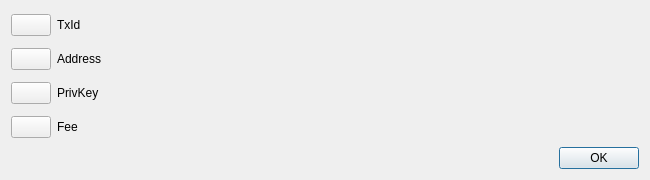
<?xml version="1.0" encoding="UTF-8"?>
<ui version="4.0">
 <class>RevealTxDialog</class>
 <widget class="QDialog" name="RevealTxDialog">
  <property name="geometry">
   <rect>
    <x>0</x>
    <y>0</y>
    <width>650</width>
    <height>180</height>
   </rect>
  </property>
  <property name="windowTitle">
   <string>Transaction Details</string>
  </property>
  <layout class="QVBoxLayout" name="verticalLayout" stretch="0,0,0,0,0">
   <item>
    <layout class="QHBoxLayout" name="horizontalLayout" stretch="0,1,5">
     <item>
      <widget class="QPushButton" name="pushButtonCPID">
       <property name="toolTip">
        <string>Copy transaction ID to clipboard</string>
       </property>
       <property name="text">
        <string/>
       </property>
      </widget>
     </item>
     <item>
      <widget class="QLabel" name="label">
       <property name="minimumSize">
        <size>
         <width>83</width>
         <height>0</height>
        </size>
       </property>
       <property name="text">
        <string>TxId</string>
       </property>
      </widget>
     </item>
     <item>
      <widget class="QLabel" name="lblTxID">
       <property name="sizePolicy">
        <sizepolicy hsizetype="Preferred" vsizetype="Preferred">
         <horstretch>0</horstretch>
         <verstretch>0</verstretch>
        </sizepolicy>
       </property>
       <property name="minimumSize">
        <size>
         <width>415</width>
         <height>0</height>
        </size>
       </property>
       <property name="text">
        <string/>
       </property>
      </widget>
     </item>
    </layout>
   </item>
   <item>
    <layout class="QHBoxLayout" name="horizontalLayout_2" stretch="0,1,5">
     <item>
      <widget class="QPushButton" name="pushButtonCPAddr">
       <property name="toolTip">
        <string>Copy address to clipboard</string>
       </property>
       <property name="text">
        <string/>
       </property>
      </widget>
     </item>
     <item>
      <widget class="QLabel" name="label_2">
       <property name="minimumSize">
        <size>
         <width>83</width>
         <height>0</height>
        </size>
       </property>
       <property name="text">
        <string>Address</string>
       </property>
      </widget>
     </item>
     <item>
      <widget class="QLabel" name="lblAddress">
       <property name="sizePolicy">
        <sizepolicy hsizetype="Preferred" vsizetype="Preferred">
         <horstretch>0</horstretch>
         <verstretch>0</verstretch>
        </sizepolicy>
       </property>
       <property name="minimumSize">
        <size>
         <width>415</width>
         <height>0</height>
        </size>
       </property>
       <property name="text">
        <string/>
       </property>
      </widget>
     </item>
    </layout>
   </item>
   <item>
    <layout class="QHBoxLayout" name="horizontalLayout_3" stretch="0,1,5">
     <item>
      <widget class="QPushButton" name="pushButtonCPPrivK">
       <property name="toolTip">
        <string>Copy transaction private key to clipboard</string>
       </property>
       <property name="text">
        <string/>
       </property>
      </widget>
     </item>
     <item>
      <widget class="QLabel" name="label_3">
       <property name="minimumSize">
        <size>
         <width>83</width>
         <height>0</height>
        </size>
       </property>
       <property name="text">
        <string>PrivKey</string>
       </property>
      </widget>
     </item>
     <item>
      <widget class="QLabel" name="lblPrivateKey">
       <property name="sizePolicy">
        <sizepolicy hsizetype="Preferred" vsizetype="Preferred">
         <horstretch>0</horstretch>
         <verstretch>0</verstretch>
        </sizepolicy>
       </property>
       <property name="minimumSize">
        <size>
         <width>415</width>
         <height>0</height>
        </size>
       </property>
       <property name="text">
        <string/>
       </property>
      </widget>
     </item>
    </layout>
   </item>
   <item>
    <layout class="QHBoxLayout" name="horizontalLayout_4" stretch="0,1,5">
     <item>
      <widget class="QPushButton" name="pushButtonTxFee">
       <property name="toolTip">
        <string>Copy Transaction Fee to clipboard</string>
       </property>
       <property name="text">
        <string/>
       </property>
      </widget>
     </item>
     <item>
      <widget class="QLabel" name="label_4">
       <property name="minimumSize">
        <size>
         <width>83</width>
         <height>0</height>
        </size>
       </property>
       <property name="text">
        <string>Fee</string>
       </property>
      </widget>
     </item>
     <item>
      <widget class="QLabel" name="lblTxFee">
       <property name="sizePolicy">
        <sizepolicy hsizetype="Preferred" vsizetype="Preferred">
         <horstretch>0</horstretch>
         <verstretch>0</verstretch>
        </sizepolicy>
       </property>
       <property name="minimumSize">
        <size>
         <width>415</width>
         <height>0</height>
        </size>
       </property>
       <property name="text">
        <string/>
       </property>
      </widget>
     </item>
    </layout>
   </item>
   <item>
    <widget class="QDialogButtonBox" name="buttonBox">
     <property name="orientation">
      <enum>Qt::Horizontal</enum>
     </property>
     <property name="standardButtons">
      <set>QDialogButtonBox::Ok</set>
     </property>
    </widget>
   </item>
  </layout>
 </widget>
 <resources/>
 <connections>
  <connection>
   <sender>buttonBox</sender>
   <signal>accepted()</signal>
   <receiver>RevealTxDialog</receiver>
   <slot>accept()</slot>
   <hints>
    <hint type="sourcelabel">
     <x>248</x>
     <y>254</y>
    </hint>
    <hint type="destinationlabel">
     <x>157</x>
     <y>274</y>
    </hint>
   </hints>
  </connection>
 </connections>
</ui>
